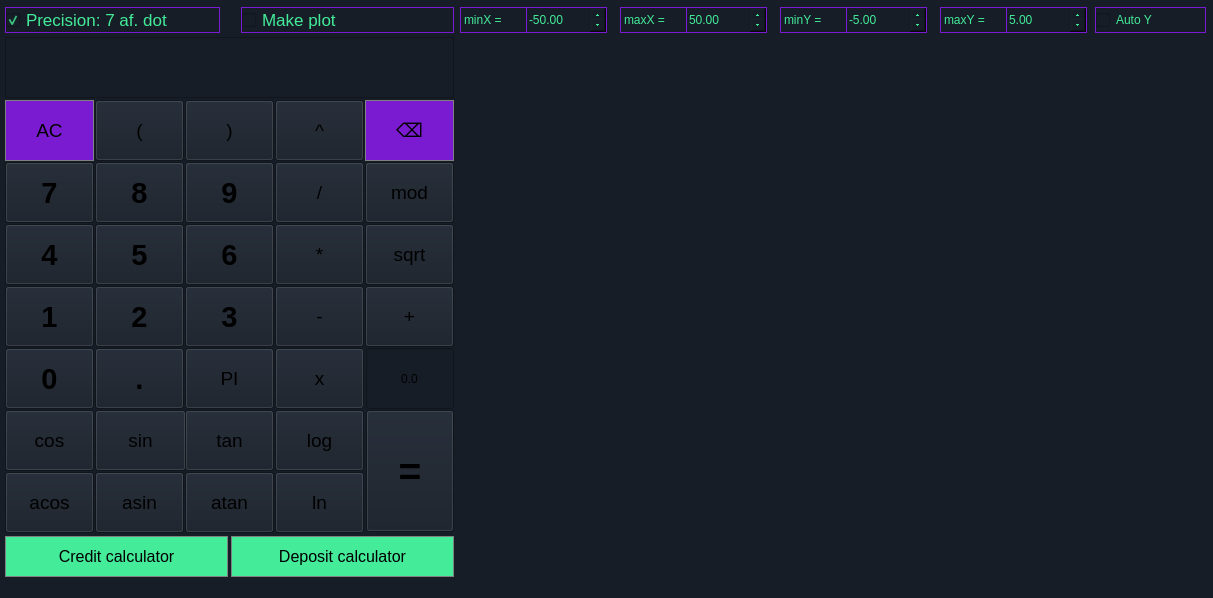
<?xml version="1.0" encoding="UTF-8"?>
<ui version="4.0">
 <class>MainWindow</class>
 <widget class="QMainWindow" name="MainWindow">
  <property name="geometry">
   <rect>
    <x>0</x>
    <y>0</y>
    <width>1213</width>
    <height>598</height>
   </rect>
  </property>
  <property name="windowTitle">
   <string>Smart_Calc</string>
  </property>
  <property name="styleSheet">
   <string notr="true">background-color: rgb(22, 29, 39);
</string>
  </property>
  <property name="toolButtonStyle">
   <enum>Qt::ToolButtonIconOnly</enum>
  </property>
  <widget class="QWidget" name="centralwidget">
   <widget class="QPushButton" name="pushButton_clean">
    <property name="geometry">
     <rect>
      <x>5</x>
      <y>100</y>
      <width>89</width>
      <height>61</height>
     </rect>
    </property>
    <property name="minimumSize">
     <size>
      <width>61</width>
      <height>61</height>
     </size>
    </property>
    <property name="font">
     <font>
      <pointsize>14</pointsize>
     </font>
    </property>
    <property name="styleSheet">
     <string notr="true">QPushButton {
	background-color: rgb(123,27,209);
  border: 1px solid gray;
}
QPushButton:pressed {
    background-color: qlineargradient(x1: 0, y1: 0, x2: 0, y2: 1,
                                      stop: 0 #dadbde, stop: 1 #f6f7fa);
}
</string>
    </property>
    <property name="text">
     <string>AC</string>
    </property>
   </widget>
   <widget class="QPushButton" name="pushButton_left">
    <property name="geometry">
     <rect>
      <x>95</x>
      <y>100</y>
      <width>89</width>
      <height>61</height>
     </rect>
    </property>
    <property name="minimumSize">
     <size>
      <width>61</width>
      <height>61</height>
     </size>
    </property>
    <property name="font">
     <font>
      <pointsize>14</pointsize>
     </font>
    </property>
    <property name="styleSheet">
     <string notr="true">QPushButton {
	background-color: rgb(22,29,39);
	color: rgb(67,234,152);
	selection-color: rgb(67,234,152);
   border: 1px solid gray;
}
QPushButton:pressed {
    background-color: qlineargradient(x1: 0, y1: 0, x2: 0, y2: 1,
                                      stop: 0 #dadbde, stop: 1 #f6f7fa);
}
font: 8pt &quot;Sans Serif&quot;;
</string>
    </property>
    <property name="text">
     <string>(</string>
    </property>
   </widget>
   <widget class="QPushButton" name="pushButton_right">
    <property name="geometry">
     <rect>
      <x>185</x>
      <y>100</y>
      <width>89</width>
      <height>61</height>
     </rect>
    </property>
    <property name="minimumSize">
     <size>
      <width>61</width>
      <height>61</height>
     </size>
    </property>
    <property name="font">
     <font>
      <pointsize>14</pointsize>
     </font>
    </property>
    <property name="styleSheet">
     <string notr="true">QPushButton {
	background-color: rgb(22,29,39);
	color: rgb(67,234,152);
	selection-color: rgb(67,234,152);
   border: 1px solid gray;
}
QPushButton:pressed {
    background-color: qlineargradient(x1: 0, y1: 0, x2: 0, y2: 1,
                                      stop: 0 #dadbde, stop: 1 #f6f7fa);
}
font: 8pt &quot;Sans Serif&quot;;
</string>
    </property>
    <property name="text">
     <string>)</string>
    </property>
   </widget>
   <widget class="QPushButton" name="pushButton_pow">
    <property name="geometry">
     <rect>
      <x>275</x>
      <y>100</y>
      <width>89</width>
      <height>61</height>
     </rect>
    </property>
    <property name="minimumSize">
     <size>
      <width>61</width>
      <height>61</height>
     </size>
    </property>
    <property name="font">
     <font>
      <pointsize>14</pointsize>
     </font>
    </property>
    <property name="styleSheet">
     <string notr="true">QPushButton {
	color: rgb(123,27,209);
	background-color: rgb(22,29,39);
	selection-color: rgb(220, 255, 242);
   border: 1px solid gray;
}
QPushButton:pressed {
    background-color: qlineargradient(x1: 0, y1: 0, x2: 0, y2: 1,
                                      stop: 0 #dadbde, stop: 1 #f6f7fa);
}
font: 8pt &quot;Sans Serif&quot;;</string>
    </property>
    <property name="text">
     <string>^</string>
    </property>
   </widget>
   <widget class="QPushButton" name="pushButton_div">
    <property name="geometry">
     <rect>
      <x>275</x>
      <y>162</y>
      <width>89</width>
      <height>61</height>
     </rect>
    </property>
    <property name="minimumSize">
     <size>
      <width>61</width>
      <height>61</height>
     </size>
    </property>
    <property name="font">
     <font>
      <pointsize>14</pointsize>
     </font>
    </property>
    <property name="styleSheet">
     <string notr="true">QPushButton {
	color: rgb(123,27,209);
	background-color: rgb(22,29,39);
	selection-color: rgb(220, 255, 242);
   border: 1px solid gray;
}
QPushButton:pressed {
    background-color: qlineargradient(x1: 0, y1: 0, x2: 0, y2: 1,
                                      stop: 0 #dadbde, stop: 1 #f6f7fa);
}
font: 8pt &quot;Sans Serif&quot;;</string>
    </property>
    <property name="text">
     <string>/</string>
    </property>
   </widget>
   <widget class="QPushButton" name="pushButton_nine">
    <property name="geometry">
     <rect>
      <x>185</x>
      <y>162</y>
      <width>89</width>
      <height>61</height>
     </rect>
    </property>
    <property name="minimumSize">
     <size>
      <width>61</width>
      <height>61</height>
     </size>
    </property>
    <property name="font">
     <font>
      <pointsize>22</pointsize>
      <bold>true</bold>
     </font>
    </property>
    <property name="styleSheet">
     <string>QPushButton {
	color: rgb(68,235,153);
	selection-color: rgb(220, 255, 242);
   border: 1px solid gray;
}
QPushButton:pressed {
    background-color: qlineargradient(x1: 0, y1: 0, x2: 0, y2: 1,
                                      stop: 0 #dadbde, stop: 1 #f6f7fa);
}
font: 8pt &quot;Sans Serif&quot;;</string>
    </property>
    <property name="text">
     <string>9</string>
    </property>
   </widget>
   <widget class="QPushButton" name="pushButton_eight">
    <property name="geometry">
     <rect>
      <x>95</x>
      <y>162</y>
      <width>89</width>
      <height>61</height>
     </rect>
    </property>
    <property name="minimumSize">
     <size>
      <width>61</width>
      <height>61</height>
     </size>
    </property>
    <property name="font">
     <font>
      <pointsize>22</pointsize>
      <bold>true</bold>
     </font>
    </property>
    <property name="styleSheet">
     <string>QPushButton {
	color: rgb(68,235,153);
	selection-color: rgb(220, 255, 242);
   border: 1px solid gray;
}
QPushButton:pressed {
    background-color: qlineargradient(x1: 0, y1: 0, x2: 0, y2: 1,
                                      stop: 0 #dadbde, stop: 1 #f6f7fa);
}
font: 8pt &quot;Sans Serif&quot;;</string>
    </property>
    <property name="text">
     <string>8</string>
    </property>
   </widget>
   <widget class="QPushButton" name="pushButton_seven">
    <property name="geometry">
     <rect>
      <x>5</x>
      <y>162</y>
      <width>89</width>
      <height>61</height>
     </rect>
    </property>
    <property name="sizePolicy">
     <sizepolicy hsizetype="Minimum" vsizetype="Fixed">
      <horstretch>0</horstretch>
      <verstretch>0</verstretch>
     </sizepolicy>
    </property>
    <property name="minimumSize">
     <size>
      <width>61</width>
      <height>61</height>
     </size>
    </property>
    <property name="font">
     <font>
      <pointsize>22</pointsize>
      <bold>true</bold>
     </font>
    </property>
    <property name="styleSheet">
     <string notr="true">QPushButton {
	color: rgb(68,235,153);
	selection-color: rgb(220, 255, 242);
   border: 1px solid gray;
}
QPushButton:pressed {
    background-color: qlineargradient(x1: 0, y1: 0, x2: 0, y2: 1,
                                      stop: 0 #dadbde, stop: 1 #f6f7fa);
}
font: 8pt &quot;Sans Serif&quot;;</string>
    </property>
    <property name="text">
     <string>7</string>
    </property>
   </widget>
   <widget class="QPushButton" name="pushButton_mult">
    <property name="geometry">
     <rect>
      <x>275</x>
      <y>224</y>
      <width>89</width>
      <height>61</height>
     </rect>
    </property>
    <property name="minimumSize">
     <size>
      <width>61</width>
      <height>61</height>
     </size>
    </property>
    <property name="font">
     <font>
      <pointsize>14</pointsize>
     </font>
    </property>
    <property name="styleSheet">
     <string notr="true">QPushButton {
	color: rgb(123,27,209);
	background-color: rgb(22,29,39);
	selection-color: rgb(220, 255, 242);
   border: 1px solid gray;
}
QPushButton:pressed {
    background-color: qlineargradient(x1: 0, y1: 0, x2: 0, y2: 1,
                                      stop: 0 #dadbde, stop: 1 #f6f7fa);
}
font: 8pt &quot;Sans Serif&quot;;</string>
    </property>
    <property name="text">
     <string>*</string>
    </property>
   </widget>
   <widget class="QPushButton" name="pushButton_six">
    <property name="geometry">
     <rect>
      <x>185</x>
      <y>224</y>
      <width>89</width>
      <height>61</height>
     </rect>
    </property>
    <property name="minimumSize">
     <size>
      <width>61</width>
      <height>61</height>
     </size>
    </property>
    <property name="font">
     <font>
      <pointsize>22</pointsize>
      <bold>true</bold>
     </font>
    </property>
    <property name="styleSheet">
     <string>QPushButton {
	color: rgb(68,235,153);
	selection-color: rgb(220, 255, 242);
   border: 1px solid gray;
}
QPushButton:pressed {
    background-color: qlineargradient(x1: 0, y1: 0, x2: 0, y2: 1,
                                      stop: 0 #dadbde, stop: 1 #f6f7fa);
}
font: 8pt &quot;Sans Serif&quot;;</string>
    </property>
    <property name="text">
     <string>6</string>
    </property>
   </widget>
   <widget class="QPushButton" name="pushButton_five">
    <property name="geometry">
     <rect>
      <x>95</x>
      <y>224</y>
      <width>89</width>
      <height>61</height>
     </rect>
    </property>
    <property name="minimumSize">
     <size>
      <width>61</width>
      <height>61</height>
     </size>
    </property>
    <property name="font">
     <font>
      <pointsize>22</pointsize>
      <bold>true</bold>
     </font>
    </property>
    <property name="styleSheet">
     <string>QPushButton {
	color: rgb(68,235,153);
	selection-color: rgb(220, 255, 242);
   border: 1px solid gray;
}
QPushButton:pressed {
    background-color: qlineargradient(x1: 0, y1: 0, x2: 0, y2: 1,
                                      stop: 0 #dadbde, stop: 1 #f6f7fa);
}
font: 8pt &quot;Sans Serif&quot;;</string>
    </property>
    <property name="text">
     <string>5</string>
    </property>
   </widget>
   <widget class="QPushButton" name="pushButton_four">
    <property name="geometry">
     <rect>
      <x>5</x>
      <y>224</y>
      <width>89</width>
      <height>61</height>
     </rect>
    </property>
    <property name="minimumSize">
     <size>
      <width>61</width>
      <height>61</height>
     </size>
    </property>
    <property name="font">
     <font>
      <pointsize>22</pointsize>
      <bold>true</bold>
     </font>
    </property>
    <property name="styleSheet">
     <string>QPushButton {
	color: rgb(68,235,153);
	selection-color: rgb(220, 255, 242);
   border: 1px solid gray;
}
QPushButton:pressed {
    background-color: qlineargradient(x1: 0, y1: 0, x2: 0, y2: 1,
                                      stop: 0 #dadbde, stop: 1 #f6f7fa);
}
font: 8pt &quot;Sans Serif&quot;;</string>
    </property>
    <property name="text">
     <string>4</string>
    </property>
   </widget>
   <widget class="QPushButton" name="pushButton_minus">
    <property name="geometry">
     <rect>
      <x>275</x>
      <y>286</y>
      <width>89</width>
      <height>61</height>
     </rect>
    </property>
    <property name="minimumSize">
     <size>
      <width>61</width>
      <height>61</height>
     </size>
    </property>
    <property name="font">
     <font>
      <pointsize>14</pointsize>
     </font>
    </property>
    <property name="styleSheet">
     <string notr="true">QPushButton {
	color: rgb(123,27,209);
	background-color: rgb(22,29,39);
	selection-color: rgb(220, 255, 242);
   border: 1px solid gray;
}
QPushButton:pressed {
    background-color: qlineargradient(x1: 0, y1: 0, x2: 0, y2: 1,
                                      stop: 0 #dadbde, stop: 1 #f6f7fa);
}
font: 8pt &quot;Sans Serif&quot;;</string>
    </property>
    <property name="text">
     <string>-</string>
    </property>
   </widget>
   <widget class="QPushButton" name="pushButton_three">
    <property name="geometry">
     <rect>
      <x>185</x>
      <y>286</y>
      <width>89</width>
      <height>61</height>
     </rect>
    </property>
    <property name="minimumSize">
     <size>
      <width>61</width>
      <height>61</height>
     </size>
    </property>
    <property name="font">
     <font>
      <pointsize>22</pointsize>
      <bold>true</bold>
     </font>
    </property>
    <property name="styleSheet">
     <string>QPushButton {
	color: rgb(68,235,153);
	selection-color: rgb(220, 255, 242);
   border: 1px solid gray;
}
QPushButton:pressed {
    background-color: qlineargradient(x1: 0, y1: 0, x2: 0, y2: 1,
                                      stop: 0 #dadbde, stop: 1 #f6f7fa);
}
font: 8pt &quot;Sans Serif&quot;;</string>
    </property>
    <property name="text">
     <string>3</string>
    </property>
   </widget>
   <widget class="QPushButton" name="pushButton_two">
    <property name="geometry">
     <rect>
      <x>95</x>
      <y>286</y>
      <width>89</width>
      <height>61</height>
     </rect>
    </property>
    <property name="minimumSize">
     <size>
      <width>61</width>
      <height>61</height>
     </size>
    </property>
    <property name="font">
     <font>
      <pointsize>22</pointsize>
      <bold>true</bold>
     </font>
    </property>
    <property name="styleSheet">
     <string>QPushButton {
	color: rgb(68,235,153);
	selection-color: rgb(220, 255, 242);
   border: 1px solid gray;
}
QPushButton:pressed {
    background-color: qlineargradient(x1: 0, y1: 0, x2: 0, y2: 1,
                                      stop: 0 #dadbde, stop: 1 #f6f7fa);
}
font: 8pt &quot;Sans Serif&quot;;</string>
    </property>
    <property name="text">
     <string>2</string>
    </property>
   </widget>
   <widget class="QPushButton" name="pushButton_one">
    <property name="geometry">
     <rect>
      <x>5</x>
      <y>286</y>
      <width>89</width>
      <height>61</height>
     </rect>
    </property>
    <property name="minimumSize">
     <size>
      <width>61</width>
      <height>61</height>
     </size>
    </property>
    <property name="font">
     <font>
      <pointsize>22</pointsize>
      <bold>true</bold>
     </font>
    </property>
    <property name="styleSheet">
     <string>QPushButton {
	color: rgb(68,235,153);
	selection-color: rgb(220, 255, 242);
   border: 1px solid gray;
}
QPushButton:pressed {
    background-color: qlineargradient(x1: 0, y1: 0, x2: 0, y2: 1,
                                      stop: 0 #dadbde, stop: 1 #f6f7fa);
}
font: 8pt &quot;Sans Serif&quot;;</string>
    </property>
    <property name="text">
     <string>1</string>
    </property>
   </widget>
   <widget class="QPushButton" name="pushButton_plus">
    <property name="geometry">
     <rect>
      <x>365</x>
      <y>286</y>
      <width>89</width>
      <height>61</height>
     </rect>
    </property>
    <property name="minimumSize">
     <size>
      <width>61</width>
      <height>61</height>
     </size>
    </property>
    <property name="font">
     <font>
      <pointsize>14</pointsize>
     </font>
    </property>
    <property name="styleSheet">
     <string notr="true">QPushButton {
	color: rgb(123,27,209);
	background-color: rgb(22,29,39);
	selection-color: rgb(220, 255, 242);
   border: 1px solid gray;
}
QPushButton:pressed {
    background-color: qlineargradient(x1: 0, y1: 0, x2: 0, y2: 1,
                                      stop: 0 #dadbde, stop: 1 #f6f7fa);
}
font: 8pt &quot;Sans Serif&quot;;</string>
    </property>
    <property name="text">
     <string>+</string>
    </property>
   </widget>
   <widget class="QPushButton" name="pushButton_pi">
    <property name="geometry">
     <rect>
      <x>185</x>
      <y>348</y>
      <width>89</width>
      <height>61</height>
     </rect>
    </property>
    <property name="minimumSize">
     <size>
      <width>61</width>
      <height>61</height>
     </size>
    </property>
    <property name="font">
     <font>
      <pointsize>14</pointsize>
     </font>
    </property>
    <property name="styleSheet">
     <string notr="true">QPushButton {
	color: rgb(68,235,153);
	selection-color: rgb(220, 255, 242);
   border: 1px solid gray;
}
QPushButton:pressed {
    background-color: qlineargradient(x1: 0, y1: 0, x2: 0, y2: 1,
                                      stop: 0 #dadbde, stop: 1 #f6f7fa);
}
font: 8pt &quot;Sans Serif&quot;;</string>
    </property>
    <property name="text">
     <string>PI</string>
    </property>
   </widget>
   <widget class="QPushButton" name="pushButton_dot">
    <property name="geometry">
     <rect>
      <x>95</x>
      <y>348</y>
      <width>89</width>
      <height>61</height>
     </rect>
    </property>
    <property name="minimumSize">
     <size>
      <width>61</width>
      <height>61</height>
     </size>
    </property>
    <property name="font">
     <font>
      <pointsize>22</pointsize>
      <bold>true</bold>
     </font>
    </property>
    <property name="styleSheet">
     <string notr="true">QPushButton {
	color: rgb(68,235,153);
	selection-color: rgb(220, 255, 242);
   border: 1px solid gray;
}
QPushButton:pressed {
    background-color: qlineargradient(x1: 0, y1: 0, x2: 0, y2: 1,
                                      stop: 0 #dadbde, stop: 1 #f6f7fa);
}
font: 8pt &quot;Sans Serif&quot;;</string>
    </property>
    <property name="text">
     <string>.</string>
    </property>
   </widget>
   <widget class="QPushButton" name="pushButton_zero">
    <property name="geometry">
     <rect>
      <x>5</x>
      <y>348</y>
      <width>89</width>
      <height>61</height>
     </rect>
    </property>
    <property name="minimumSize">
     <size>
      <width>61</width>
      <height>61</height>
     </size>
    </property>
    <property name="font">
     <font>
      <pointsize>22</pointsize>
      <bold>true</bold>
     </font>
    </property>
    <property name="styleSheet">
     <string notr="true">QPushButton {
	color: rgb(68,235,153);
	selection-color: rgb(220, 255, 242);
   border: 1px solid gray;
}
QPushButton:pressed {
    background-color: qlineargradient(x1: 0, y1: 0, x2: 0, y2: 1,
                                      stop: 0 #dadbde, stop: 1 #f6f7fa);
}
font: 8pt &quot;Sans Serif&quot;;</string>
    </property>
    <property name="text">
     <string>0</string>
    </property>
   </widget>
   <widget class="QPushButton" name="pushButton_back">
    <property name="geometry">
     <rect>
      <x>365</x>
      <y>100</y>
      <width>89</width>
      <height>61</height>
     </rect>
    </property>
    <property name="minimumSize">
     <size>
      <width>61</width>
      <height>61</height>
     </size>
    </property>
    <property name="font">
     <font>
      <pointsize>14</pointsize>
     </font>
    </property>
    <property name="styleSheet">
     <string notr="true">QPushButton {
	background-color: rgb(123,27,209);
  border: 1px solid gray;
}
QPushButton:pressed {
    background-color: qlineargradient(x1: 0, y1: 0, x2: 1, y2: 1,
                                      stop: 0 #BEBEBE, stop: 1 #D7D7D7);
}</string>
    </property>
    <property name="text">
     <string>⌫</string>
    </property>
   </widget>
   <widget class="QPushButton" name="pushButton_sqrt">
    <property name="geometry">
     <rect>
      <x>365</x>
      <y>224</y>
      <width>89</width>
      <height>61</height>
     </rect>
    </property>
    <property name="minimumSize">
     <size>
      <width>61</width>
      <height>61</height>
     </size>
    </property>
    <property name="font">
     <font>
      <pointsize>14</pointsize>
     </font>
    </property>
    <property name="styleSheet">
     <string notr="true">QPushButton {
	color: rgb(123,27,209);
	background-color: rgb(22,29,39);
	selection-color: rgb(220, 255, 242);
   border: 1px solid gray;
}
QPushButton:pressed {
    background-color: qlineargradient(x1: 0, y1: 0, x2: 0, y2: 1,
                                      stop: 0 #dadbde, stop: 1 #f6f7fa);
}
font: 8pt &quot;Sans Serif&quot;;</string>
    </property>
    <property name="text">
     <string>sqrt</string>
    </property>
   </widget>
   <widget class="QPushButton" name="pushButton_mod">
    <property name="geometry">
     <rect>
      <x>365</x>
      <y>162</y>
      <width>89</width>
      <height>61</height>
     </rect>
    </property>
    <property name="minimumSize">
     <size>
      <width>61</width>
      <height>61</height>
     </size>
    </property>
    <property name="font">
     <font>
      <pointsize>14</pointsize>
     </font>
    </property>
    <property name="styleSheet">
     <string notr="true">QPushButton {
	color: rgb(123,27,209);
	background-color: rgb(22,29,39);
	selection-color: rgb(220, 255, 242);
   border: 1px solid gray;
}
QPushButton:pressed {
    background-color: qlineargradient(x1: 0, y1: 0, x2: 0, y2: 1,
                                      stop: 0 #dadbde, stop: 1 #f6f7fa);
}
font: 8pt &quot;Sans Serif&quot;;</string>
    </property>
    <property name="text">
     <string>mod</string>
    </property>
   </widget>
   <widget class="QPushButton" name="pushButton_equals">
    <property name="geometry">
     <rect>
      <x>366</x>
      <y>410</y>
      <width>88</width>
      <height>122</height>
     </rect>
    </property>
    <property name="minimumSize">
     <size>
      <width>61</width>
      <height>61</height>
     </size>
    </property>
    <property name="font">
     <font>
      <pointsize>29</pointsize>
      <bold>true</bold>
     </font>
    </property>
    <property name="styleSheet">
     <string notr="true">QPushButton {
	selection-background-color: rgb(242, 255, 251);
	background-color: rgb(123,27,209);
	selection-color: rgb(220, 255, 242);
   border: 1px solid gray;
}
QPushButton:pressed {
    background-color: qlineargradient(x1: 0, y1: 0, x2: 0, y2: 1,
                                      stop: 0 #dadbde, stop: 1 #f6f7fa);
}
font: 8pt &quot;Sans Serif&quot;;</string>
    </property>
    <property name="text">
     <string>=</string>
    </property>
   </widget>
   <widget class="QPushButton" name="pushButton_cos">
    <property name="geometry">
     <rect>
      <x>5</x>
      <y>410</y>
      <width>89</width>
      <height>61</height>
     </rect>
    </property>
    <property name="minimumSize">
     <size>
      <width>61</width>
      <height>61</height>
     </size>
    </property>
    <property name="font">
     <font>
      <pointsize>14</pointsize>
     </font>
    </property>
    <property name="styleSheet">
     <string notr="true">QPushButton {
	color: rgb(123,27,209);
	background-color: rgb(22,29,39);
	selection-color: rgb(220, 255, 242);
   border: 1px solid gray;
}
QPushButton:pressed {
    background-color: qlineargradient(x1: 0, y1: 0, x2: 0, y2: 1,
                                      stop: 0 #dadbde, stop: 1 #f6f7fa);
}
font: 8pt &quot;Sans Serif&quot;;</string>
    </property>
    <property name="text">
     <string>cos</string>
    </property>
   </widget>
   <widget class="QPushButton" name="pushButton_sin">
    <property name="geometry">
     <rect>
      <x>95</x>
      <y>410</y>
      <width>91</width>
      <height>61</height>
     </rect>
    </property>
    <property name="minimumSize">
     <size>
      <width>61</width>
      <height>61</height>
     </size>
    </property>
    <property name="font">
     <font>
      <pointsize>14</pointsize>
     </font>
    </property>
    <property name="styleSheet">
     <string notr="true">QPushButton {
	color: rgb(123,27,209);
	background-color: rgb(22,29,39);
	selection-color: rgb(220, 255, 242);
   border: 1px solid gray;
}
QPushButton:pressed {
    background-color: qlineargradient(x1: 0, y1: 0, x2: 0, y2: 1,
                                      stop: 0 #dadbde, stop: 1 #f6f7fa);
}
font: 8pt &quot;Sans Serif&quot;;</string>
    </property>
    <property name="text">
     <string>sin</string>
    </property>
   </widget>
   <widget class="QPushButton" name="pushButton_tan">
    <property name="geometry">
     <rect>
      <x>185</x>
      <y>410</y>
      <width>89</width>
      <height>61</height>
     </rect>
    </property>
    <property name="minimumSize">
     <size>
      <width>61</width>
      <height>61</height>
     </size>
    </property>
    <property name="font">
     <font>
      <pointsize>14</pointsize>
     </font>
    </property>
    <property name="styleSheet">
     <string notr="true">QPushButton {
	color: rgb(123,27,209);
	background-color: rgb(22,29,39);
	selection-color: rgb(220, 255, 242);
   border: 1px solid gray;
}
QPushButton:pressed {
    background-color: qlineargradient(x1: 0, y1: 0, x2: 0, y2: 1,
                                      stop: 0 #dadbde, stop: 1 #f6f7fa);
}
font: 8pt &quot;Sans Serif&quot;;</string>
    </property>
    <property name="text">
     <string>tan</string>
    </property>
   </widget>
   <widget class="QPushButton" name="pushButton_log">
    <property name="geometry">
     <rect>
      <x>275</x>
      <y>410</y>
      <width>89</width>
      <height>61</height>
     </rect>
    </property>
    <property name="minimumSize">
     <size>
      <width>61</width>
      <height>61</height>
     </size>
    </property>
    <property name="font">
     <font>
      <pointsize>14</pointsize>
     </font>
    </property>
    <property name="styleSheet">
     <string notr="true">QPushButton {
	color: rgb(123,27,209);
	background-color: rgb(22,29,39);
	selection-color: rgb(220, 255, 242);
   border: 1px solid gray;
}
QPushButton:pressed {
    background-color: qlineargradient(x1: 0, y1: 0, x2: 0, y2: 1,
                                      stop: 0 #dadbde, stop: 1 #f6f7fa);
}
font: 8pt &quot;Sans Serif&quot;;</string>
    </property>
    <property name="text">
     <string>log</string>
    </property>
   </widget>
   <widget class="QPushButton" name="pushButton_atan">
    <property name="geometry">
     <rect>
      <x>185</x>
      <y>472</y>
      <width>89</width>
      <height>61</height>
     </rect>
    </property>
    <property name="minimumSize">
     <size>
      <width>61</width>
      <height>61</height>
     </size>
    </property>
    <property name="font">
     <font>
      <pointsize>14</pointsize>
     </font>
    </property>
    <property name="styleSheet">
     <string notr="true">QPushButton {
	color: rgb(123,27,209);
	background-color: rgb(22,29,39);
	selection-color: rgb(220, 255, 242);
   border: 1px solid gray;
}
QPushButton:pressed {
    background-color: qlineargradient(x1: 0, y1: 0, x2: 0, y2: 1,
                                      stop: 0 #dadbde, stop: 1 #f6f7fa);
}
font: 8pt &quot;Sans Serif&quot;;</string>
    </property>
    <property name="text">
     <string>atan</string>
    </property>
   </widget>
   <widget class="QPushButton" name="pushButton_asin">
    <property name="geometry">
     <rect>
      <x>95</x>
      <y>472</y>
      <width>89</width>
      <height>61</height>
     </rect>
    </property>
    <property name="minimumSize">
     <size>
      <width>61</width>
      <height>61</height>
     </size>
    </property>
    <property name="font">
     <font>
      <pointsize>14</pointsize>
     </font>
    </property>
    <property name="styleSheet">
     <string notr="true">QPushButton {
	color: rgb(123,27,209);
	background-color: rgb(22,29,39);
	selection-color: rgb(220, 255, 242);
   border: 1px solid gray;
}
QPushButton:pressed {
    background-color: qlineargradient(x1: 0, y1: 0, x2: 0, y2: 1,
                                      stop: 0 #dadbde, stop: 1 #f6f7fa);
}
font: 8pt &quot;Sans Serif&quot;;</string>
    </property>
    <property name="text">
     <string>asin</string>
    </property>
   </widget>
   <widget class="QPushButton" name="pushButton_ln">
    <property name="geometry">
     <rect>
      <x>275</x>
      <y>472</y>
      <width>89</width>
      <height>61</height>
     </rect>
    </property>
    <property name="minimumSize">
     <size>
      <width>61</width>
      <height>61</height>
     </size>
    </property>
    <property name="font">
     <font>
      <pointsize>14</pointsize>
     </font>
    </property>
    <property name="styleSheet">
     <string notr="true">QPushButton {
	color: rgb(123,27,209);
	background-color: rgb(22,29,39);
	selection-color: rgb(220, 255, 242);
   border: 1px solid gray;
}
QPushButton:pressed {
    background-color: qlineargradient(x1: 0, y1: 0, x2: 0, y2: 1,
                                      stop: 0 #dadbde, stop: 1 #f6f7fa);
}
font: 8pt &quot;Sans Serif&quot;;</string>
    </property>
    <property name="text">
     <string>ln</string>
    </property>
   </widget>
   <widget class="QPushButton" name="pushButton_acos">
    <property name="geometry">
     <rect>
      <x>5</x>
      <y>472</y>
      <width>89</width>
      <height>61</height>
     </rect>
    </property>
    <property name="minimumSize">
     <size>
      <width>61</width>
      <height>61</height>
     </size>
    </property>
    <property name="font">
     <font>
      <pointsize>14</pointsize>
     </font>
    </property>
    <property name="styleSheet">
     <string notr="true">QPushButton {
	color: rgb(123,27,209);
	background-color: rgb(22,29,39);
	selection-color: rgb(220, 255, 242);
   border: 1px solid gray;
}
QPushButton:pressed {
    background-color: qlineargradient(x1: 0, y1: 0, x2: 0, y2: 1,
                                      stop: 0 #dadbde, stop: 1 #f6f7fa);
}
font: 8pt &quot;Sans Serif&quot;;</string>
    </property>
    <property name="text">
     <string>acos</string>
    </property>
   </widget>
   <widget class="QTextEdit" name="textEdit_input">
    <property name="geometry">
     <rect>
      <x>5</x>
      <y>37</y>
      <width>449</width>
      <height>61</height>
     </rect>
    </property>
    <property name="font">
     <font>
      <pointsize>11</pointsize>
      <bold>true</bold>
     </font>
    </property>
    <property name="cursor" stdset="0">
     <cursorShape>ArrowCursor</cursorShape>
    </property>
    <property name="focusPolicy">
     <enum>Qt::StrongFocus</enum>
    </property>
    <property name="styleSheet">
     <string notr="true">
QTextEdit {
  color: rgb(67, 235, 153);
  background-color: rgb(22,29,39);
}

</string>
    </property>
    <property name="markdown">
     <string/>
    </property>
    <property name="html">
     <string>&lt;!DOCTYPE HTML PUBLIC &quot;-//W3C//DTD HTML 4.0//EN&quot; &quot;http://www.w3.org/TR/REC-html40/strict.dtd&quot;&gt;
&lt;html&gt;&lt;head&gt;&lt;meta name=&quot;qrichtext&quot; content=&quot;1&quot; /&gt;&lt;meta charset=&quot;utf-8&quot; /&gt;&lt;style type=&quot;text/css&quot;&gt;
p, li { white-space: pre-wrap; }
hr { height: 1px; border-width: 0; }
li.unchecked::marker { content: &quot;\2610&quot;; }
li.checked::marker { content: &quot;\2612&quot;; }
&lt;/style&gt;&lt;/head&gt;&lt;body style=&quot; font-family:'Sans Serif'; font-size:11pt; font-weight:700; font-style:normal;&quot;&gt;
&lt;p align=&quot;right&quot; style=&quot;-qt-paragraph-type:empty; margin-top:7px; margin-bottom:7px; margin-left:0px; margin-right:0px; -qt-block-indent:0; text-indent:0px; font-family:'Ubuntu';&quot;&gt;&lt;br /&gt;&lt;/p&gt;&lt;/body&gt;&lt;/html&gt;</string>
    </property>
   </widget>
   <widget class="QPushButton" name="pushButton_x">
    <property name="geometry">
     <rect>
      <x>275</x>
      <y>348</y>
      <width>89</width>
      <height>61</height>
     </rect>
    </property>
    <property name="minimumSize">
     <size>
      <width>61</width>
      <height>61</height>
     </size>
    </property>
    <property name="font">
     <font>
      <pointsize>14</pointsize>
     </font>
    </property>
    <property name="styleSheet">
     <string notr="true">QPushButton {
	color: rgb(123,27,209);
	background-color: rgb(22,29,39);
	selection-color: rgb(220, 255, 242);
   border: 1px solid gray;
}
QPushButton:pressed {
    background-color: qlineargradient(x1: 0, y1: 0, x2: 0, y2: 1,
                                      stop: 0 #dadbde, stop: 1 #f6f7fa);
}
font: 8pt &quot;Sans Serif&quot;;</string>
    </property>
    <property name="text">
     <string>x</string>
    </property>
   </widget>
   <widget class="QLineEdit" name="lineEdit_x">
    <property name="geometry">
     <rect>
      <x>366</x>
      <y>348</y>
      <width>88</width>
      <height>61</height>
     </rect>
    </property>
    <property name="styleSheet">
     <string notr="true">QLineEdit {
	color: rgb(68,235,153);
	background-color: rgb(22,29,39);
	selection-color: rgb(220, 255, 242);
   border: 1px solid gray;
}
QLineEdit:pressed {
    background-color: qlineargradient(x1: 0, y1: 0, x2: 0, y2: 1,
                                      stop: 0 #dadbde, stop: 1 #f6f7fa);
}
font: 8pt &quot;Sans Serif&quot;;</string>
    </property>
    <property name="text">
     <string>0.0</string>
    </property>
    <property name="alignment">
     <set>Qt::AlignCenter</set>
    </property>
    <property name="cursorMoveStyle">
     <enum>Qt::LogicalMoveStyle</enum>
    </property>
   </widget>
   <widget class="QCheckBox" name="checkBox">
    <property name="geometry">
     <rect>
      <x>5</x>
      <y>7</y>
      <width>215</width>
      <height>26</height>
     </rect>
    </property>
    <property name="font">
     <font>
      <pointsize>13</pointsize>
     </font>
    </property>
    <property name="styleSheet">
     <string notr="true">QCheckBox {
  color: rgb(67, 235, 153); /* Цвет текста */
  border: 1px solid rgb(123, 27, 209); /* Цвет рамки */
}
</string>
    </property>
    <property name="text">
     <string>Precision: 7 af. dot</string>
    </property>
    <property name="checked">
     <bool>true</bool>
    </property>
   </widget>
   <widget class="QCheckBox" name="checkBox_2">
    <property name="geometry">
     <rect>
      <x>241</x>
      <y>7</y>
      <width>213</width>
      <height>26</height>
     </rect>
    </property>
    <property name="font">
     <font>
      <pointsize>13</pointsize>
     </font>
    </property>
    <property name="styleSheet">
     <string notr="true">QCheckBox{
  color: rgb(67, 235, 153); /* Цвет текста */
  border: 1px solid rgb(123, 27, 209); /* Цвет рамки */
}
</string>
    </property>
    <property name="text">
     <string>Make plot</string>
    </property>
    <property name="iconSize">
     <size>
      <width>16</width>
      <height>16</height>
     </size>
    </property>
   </widget>
   <widget class="QCustomPlot" name="widget" native="true">
    <property name="geometry">
     <rect>
      <x>460</x>
      <y>40</y>
      <width>756</width>
      <height>534</height>
     </rect>
    </property>
    <property name="styleSheet">
     <string notr="true">QCustomPlot { background-color: rgb(22, 29, 39); }</string>
    </property>
   </widget>
   <widget class="QDoubleSpinBox" name="doubleSpinBox_minX">
    <property name="enabled">
     <bool>true</bool>
    </property>
    <property name="geometry">
     <rect>
      <x>526</x>
      <y>7</y>
      <width>81</width>
      <height>26</height>
     </rect>
    </property>
    <property name="styleSheet">
     <string notr="true">QDoubleSpinBox {
  color: rgb(67, 235, 153); /* Цвет текста */
  border: 1px solid rgb(123, 27, 209); /* Цвет рамки */
}

QDoubleSpinBox::up-button::up-arrow {
  width: 16px; /* Ширина стрелок увеличения и уменьшения */
  height: 14px; /* Высота стрелок увеличения и уменьшения */
  color: rgb(67, 235, 153); /* Цвет стрелок увеличения и уменьшения */
}

QDoubleSpinBox::down-button::down-arrow {
  width: 16px; /* Ширина стрелок увеличения и уменьшения */
  height: 14px; /* Высота стрелок увеличения и уменьшения */
  color: rgb(67, 235, 153); /* Цвет стрелок увеличения и уменьшения */
}

</string>
    </property>
    <property name="minimum">
     <double>-1000000.000000000000000</double>
    </property>
    <property name="maximum">
     <double>1000000.000000000000000</double>
    </property>
    <property name="value">
     <double>-50.000000000000000</double>
    </property>
   </widget>
   <widget class="QLabel" name="label_minX">
    <property name="geometry">
     <rect>
      <x>460</x>
      <y>7</y>
      <width>67</width>
      <height>26</height>
     </rect>
    </property>
    <property name="styleSheet">
     <string notr="true">QLabel{
  color: rgb(67, 235, 153); /* Цвет текста */
  border: 1px solid rgb(123, 27, 209); /* Цвет рамки */
}</string>
    </property>
    <property name="text">
     <string>minX = </string>
    </property>
   </widget>
   <widget class="QLabel" name="label_maxX">
    <property name="geometry">
     <rect>
      <x>620</x>
      <y>7</y>
      <width>67</width>
      <height>26</height>
     </rect>
    </property>
    <property name="styleSheet">
     <string notr="true">QLabel{
  color: rgb(67, 235, 153); /* Цвет текста */
  border: 1px solid rgb(123, 27, 209); /* Цвет рамки */
}
</string>
    </property>
    <property name="text">
     <string>maxX = </string>
    </property>
   </widget>
   <widget class="QDoubleSpinBox" name="doubleSpinBox_maxX">
    <property name="geometry">
     <rect>
      <x>686</x>
      <y>7</y>
      <width>81</width>
      <height>26</height>
     </rect>
    </property>
    <property name="styleSheet">
     <string notr="true">QDoubleSpinBox {
  color: rgb(67, 235, 153); /* Цвет текста */
  border: 1px solid rgb(123, 27, 209); /* Цвет рамки */
}

QDoubleSpinBox::up-button::up-arrow {
  width: 16px; /* Ширина стрелок увеличения и уменьшения */
  height: 14px; /* Высота стрелок увеличения и уменьшения */
  color: rgb(67, 235, 153); /* Цвет стрелок увеличения и уменьшения */
}

QDoubleSpinBox::down-button::down-arrow {
  width: 16px; /* Ширина стрелок увеличения и уменьшения */
  height: 14px; /* Высота стрелок увеличения и уменьшения */
  color: rgb(67, 235, 153); /* Цвет стрелок увеличения и уменьшения */
}

</string>
    </property>
    <property name="minimum">
     <double>-1000000.000000000000000</double>
    </property>
    <property name="maximum">
     <double>1000000.000000000000000</double>
    </property>
    <property name="value">
     <double>50.000000000000000</double>
    </property>
   </widget>
   <widget class="QLabel" name="label_minY">
    <property name="geometry">
     <rect>
      <x>780</x>
      <y>7</y>
      <width>67</width>
      <height>26</height>
     </rect>
    </property>
    <property name="styleSheet">
     <string notr="true">QLabel{
  color: rgb(67, 235, 153); /* Цвет текста */
  border: 1px solid rgb(123, 27, 209); /* Цвет рамки */
}</string>
    </property>
    <property name="text">
     <string>minY = </string>
    </property>
   </widget>
   <widget class="QDoubleSpinBox" name="doubleSpinBox_minY">
    <property name="geometry">
     <rect>
      <x>846</x>
      <y>7</y>
      <width>81</width>
      <height>26</height>
     </rect>
    </property>
    <property name="styleSheet">
     <string notr="true">QDoubleSpinBox {
  color: rgb(67, 235, 153); /* Цвет текста */
  border: 1px solid rgb(123, 27, 209); /* Цвет рамки */
}

QDoubleSpinBox::up-button::up-arrow {
  width: 16px; /* Ширина стрелок увеличения и уменьшения */
  height: 14px; /* Высота стрелок увеличения и уменьшения */
  color: rgb(67, 235, 153); /* Цвет стрелок увеличения и уменьшения */
}

QDoubleSpinBox::down-button::down-arrow {
  width: 16px; /* Ширина стрелок увеличения и уменьшения */
  height: 14px; /* Высота стрелок увеличения и уменьшения */
  color: rgb(67, 235, 153); /* Цвет стрелок увеличения и уменьшения */
}

</string>
    </property>
    <property name="minimum">
     <double>-1000000.000000000000000</double>
    </property>
    <property name="maximum">
     <double>1000000.000000000000000</double>
    </property>
    <property name="value">
     <double>-5.000000000000000</double>
    </property>
   </widget>
   <widget class="QDoubleSpinBox" name="doubleSpinBox_maxY">
    <property name="geometry">
     <rect>
      <x>1006</x>
      <y>7</y>
      <width>81</width>
      <height>26</height>
     </rect>
    </property>
    <property name="styleSheet">
     <string notr="true">QDoubleSpinBox {
  color: rgb(67, 235, 153); /* Цвет текста */
  border: 1px solid rgb(123, 27, 209); /* Цвет рамки */
}

QDoubleSpinBox::up-button::up-arrow {
  width: 16px; /* Ширина стрелок увеличения и уменьшения */
  height: 14px; /* Высота стрелок увеличения и уменьшения */
  color: rgb(67, 235, 153); /* Цвет стрелок увеличения и уменьшения */
}

QDoubleSpinBox::down-button::down-arrow {
  width: 16px; /* Ширина стрелок увеличения и уменьшения */
  height: 14px; /* Высота стрелок увеличения и уменьшения */
  color: rgb(67, 235, 153); /* Цвет стрелок увеличения и уменьшения */
}

</string>
    </property>
    <property name="minimum">
     <double>-1000000.000000000000000</double>
    </property>
    <property name="maximum">
     <double>1000000.000000000000000</double>
    </property>
    <property name="value">
     <double>5.000000000000000</double>
    </property>
   </widget>
   <widget class="QLabel" name="label_maxX_2">
    <property name="geometry">
     <rect>
      <x>940</x>
      <y>7</y>
      <width>67</width>
      <height>26</height>
     </rect>
    </property>
    <property name="styleSheet">
     <string notr="true">QLineEdit, QTextEdit, QLabel {
  color: rgb(67, 235, 153); /* Цвет текста */
  border: 1px solid rgb(123, 27, 209); /* Цвет рамки */
}
</string>
    </property>
    <property name="text">
     <string>maxY = </string>
    </property>
   </widget>
   <widget class="QCheckBox" name="checkBox_3">
    <property name="geometry">
     <rect>
      <x>1095</x>
      <y>7</y>
      <width>111</width>
      <height>26</height>
     </rect>
    </property>
    <property name="styleSheet">
     <string notr="true">QCheckBox{
  color: rgb(67, 235, 153); /* Цвет текста */
  border: 1px solid rgb(123, 27, 209); /* Цвет рамки */
}
</string>
    </property>
    <property name="text">
     <string>Auto Y</string>
    </property>
   </widget>
   <widget class="QPushButton" name="pushButton">
    <property name="geometry">
     <rect>
      <x>5</x>
      <y>536</y>
      <width>223</width>
      <height>41</height>
     </rect>
    </property>
    <property name="font">
     <font>
      <pointsize>12</pointsize>
     </font>
    </property>
    <property name="styleSheet">
     <string notr="true">QPushButton {
	background-color: rgb(68,235,153);
  border: 1px solid gray;
}
QPushButton:pressed {
	background-color: rgb(123,27,209);
}</string>
    </property>
    <property name="text">
     <string>Credit calculator</string>
    </property>
   </widget>
   <widget class="QPushButton" name="pushButton_depozit">
    <property name="geometry">
     <rect>
      <x>231</x>
      <y>536</y>
      <width>223</width>
      <height>41</height>
     </rect>
    </property>
    <property name="font">
     <font>
      <pointsize>12</pointsize>
     </font>
    </property>
    <property name="styleSheet">
     <string notr="true">QPushButton {
	background-color: rgb(68,235,153);
  border: 1px solid gray;
}
QPushButton:pressed {
	background-color: rgb(123,27,209);
}</string>
    </property>
    <property name="text">
     <string>Deposit calculator</string>
    </property>
   </widget>
  </widget>
  <widget class="QMenuBar" name="menuBar">
   <property name="geometry">
    <rect>
     <x>0</x>
     <y>0</y>
     <width>1213</width>
     <height>19</height>
    </rect>
   </property>
  </widget>
 </widget>
 <customwidgets>
  <customwidget>
   <class>QCustomPlot</class>
   <extends>QWidget</extends>
   <header>qcustomplot.h</header>
   <container>1</container>
  </customwidget>
 </customwidgets>
 <resources/>
 <connections/>
</ui>
